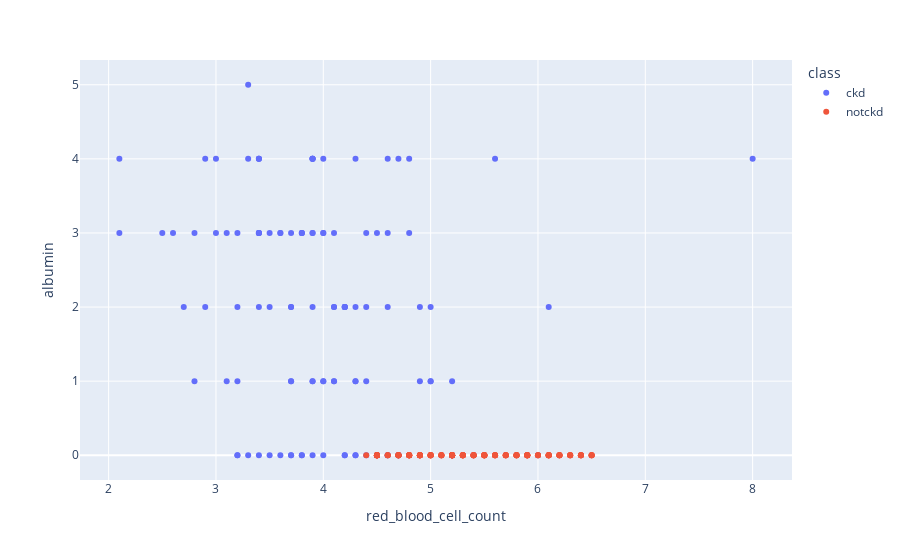

Notebook code for this chart:
### Markdown cell above
Albumin, Blood urea -> Red blood cell count, packed cell volume, Haemoglobin

### Code cell
scatters('red_blood_cell_count','albumin')

### Figure 1 — Plotly figure (JSON) as saved in the notebook; plotly's stock layout.template omitted (floating-point values rounded to 4 significant figures; data arrays with more than 128 entries replaced by an {"elided": "..."} marker saying what was removed)
{"data": [{"hovertemplate": "class=ckd<br>red_blood_cell_count=%{x}<br>albumin=%{y}<extra></extra>", "legendgroup": "ckd", "marker": {"color": "#636efa", "symbol": "circle"}, "mode": "markers", "name": "ckd", "orientation": "v", "showlegend": true, "type": "scatter", "x": {"elided": "250 float values"}, "xaxis": "x", "y": {"elided": "250 int values"}, "yaxis": "y"}, {"hovertemplate": "class=notckd<br>red_blood_cell_count=%{x}<br>albumin=%{y}<extra></extra>", "legendgroup": "notckd", "marker": {"color": "#EF553B", "symbol": "circle"}, "mode": "markers", "name": "notckd", "orientation": "v", "showlegend": true, "type": "scatter", "x": {"elided": "150 float values"}, "xaxis": "x", "y": {"elided": "150 int values"}, "yaxis": "y"}], "layout": {"legend": {"title": {"text": "class"}, "tracegroupgap": 0}, "margin": {"t": 60}, "xaxis": {"anchor": "y", "domain": [0, 1], "title": {"text": "red_blood_cell_count"}}, "yaxis": {"anchor": "x", "domain": [0, 1], "title": {"text": "albumin"}}}}
